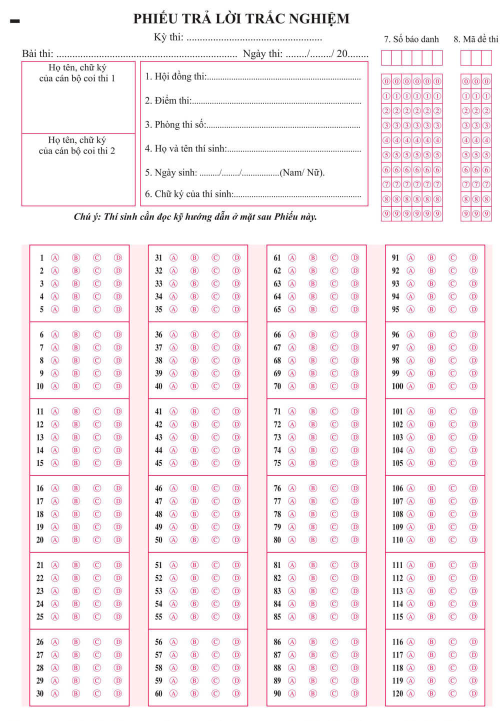
#> input picture mau_phieu/PTN_000_120.jpg, 1000 x 1441 px (shown at 1/2 size)
$ python -i funcs_cham_ptn.py   (imports and definitions only)
#> lines starting #> are read from the running program, lines starting #| are printed output that depends on the picture; after the words box and inside, x2 and y2 are one past the last pixel; in counts of white or black regions, pixels touching at a corner belong together
#> further down, picture is the input picture: shape (1441, 1000, 3); mean B, G, R 242, 239, 247.3
#Modul nay chua cac ham ho tro cham_ptn
import cv2
import numpy as np
import os
import pickle
from PIL import Image
from PIL import ImageOps
import imutils
import random

#1-Tao_dicdapan_random(socau)
#2-brow_img(image,namewin)
#3-order_points(pts)
#4-four_point_transform(image, pts)
#5-get_x_ver0(s)
#6-get_y_ver1(s)
#7-Xen_xquanh_anh(image,beday)
#8-Xen_trai_anh(paper_tn,beday)
#9-Scanhoa_from_4dinh_of4kv_mark(img,cnts_4KV_top, cnts_4KV_bot)
#10-Xu_li_bub_tinh_diem_thi(All_cnts_bub_in_paper, paper,dic_dap_an)
#11-get_ten_file_time()
#12-save_dap_an_pkl(ma_de, dic_dap_an)
#13-Find_4kv_va_scanhoa(image)
#14-Scan_hoa_theo_hcn_baocnt(image,cnt_x)
#15-Sap_xeptt_allbubs(cnts_bubs,so_khoi,so_bub_moi_khoi,so_cau_moi_khoi,so_bub_moi_cau)
#16-Find_cnts_voi_kieuN(image,kieuN):

##########################
# dung de xem anh cho tien
# [14 lines left out: functions Tao_dicdapan_random, brow_img, not called in this run]

# sap xep lai thu tu 4 dinh cua hcn de scan hoa
def order_points(pts):
	rect = np.zeros((4, 2), dtype = "float32")
	s = pts.sum(axis = 1)
	rect[0] = pts[np.argmin(s)]
	rect[2] = pts[np.argmax(s)]
	diff = np.diff(pts, axis = 1)
	rect[1] = pts[np.argmin(diff)]
	rect[3] = pts[np.argmax(diff)]
	# return the ordered coordinates
	return rect

# scan hoa theo 4 dinh hcn
def four_point_transform(image, pts):
	rect = order_points(pts)
	(tl, tr, br, bl) = rect
	widthA = np.sqrt(((br[0] - bl[0]) ** 2) + ((br[1] - bl[1]) ** 2))
	widthB = np.sqrt(((tr[0] - tl[0]) ** 2) + ((tr[1] - tl[1]) ** 2))
	maxWidth = max(int(widthA), int(widthB))
	heightA = np.sqrt(((tr[0] - br[0]) ** 2) + ((tr[1] - br[1]) ** 2))
	heightB = np.sqrt(((tl[0] - bl[0]) ** 2) + ((tl[1] - bl[1]) ** 2))
	maxHeight = max(int(heightA), int(heightB))
	dst = np.array([
		[0, 0],
		[maxWidth - 1, 0],
		[maxWidth - 1, maxHeight - 1],
		[0, maxHeight - 1]], dtype = "float32")
	# compute the perspective transform matrix and then apply it
	M = cv2.getPerspectiveTransform(rect, dst)
	warped = cv2.warpPerspective(image, M, (maxWidth, maxHeight))
	# return the warped image
	return warped

# sort cnts theo truc x
def get_x_ver0(s):
   s = cv2.boundingRect(s)
   return s[0]
# sort cnts theo truc y
def get_y_ver1(s):
   s = cv2.boundingRect(s)
   return s[1]
# Xen anh xq
def Xen_xquanh_anh(image,beday):
	anh_sau_xen=image[beday:image.shape[0]-2*beday,beday:image.shape[1]-2*beday]
	return anh_sau_xen
# xen ben trai anh
def Xen_trai_anh(paper_tn,beday):
    paper_tn = paper_tn[:paper_tn.shape[0],beday:paper_tn.shape[1]]
    return paper_tn


def Scanhoa_from_4dinh_of4kv_mark(img,cnts_4KV_top, cnts_4KV_bot):
    (x1,y1,w1,h1)=cv2.boundingRect(cnts_4KV_top[0])
    (x2,y2,w2,h2)=cv2.boundingRect(cnts_4KV_top[-1])
    (x3,y3,w3,h3)=cv2.boundingRect(cnts_4KV_bot[0])
    (x4,y4,w4,h4)=cv2.boundingRect(cnts_4KV_bot[-1])
    X1,Y1 = x1, y1
    X2,Y2 = x2+w2, y2
    X3,Y3 = x3,y3+h3
    X4,Y4 = x4+w4,y4+h4
    pts = np.array(eval("[(X1, Y1), (X3,Y3),(X4,Y4),(X2, Y2) ]"), dtype = "float32")	# cac diem xep lon xon cung duoc
    paper = four_point_transform(img, pts)
    return paper

# [85 lines left out: functions Xu_li_bub_tinh_diem_thi, get_ten_file_time, save_dap_an_pkl, not called in this run]

def Find_4kv_va_scanhoa(image):
    gray = cv2.cvtColor(image, cv2.COLOR_BGR2GRAY)
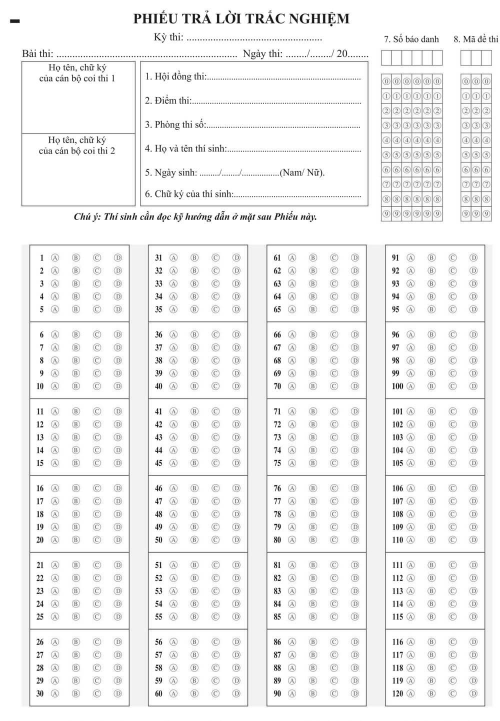
#> gray: shape (1441, 1000) (shown at 1/2 size); min 0, max 255, mean 241.8
    thresh = cv2.threshold(gray,0, 255,cv2.THRESH_BINARY_INV | cv2.THRESH_OTSU)[1]
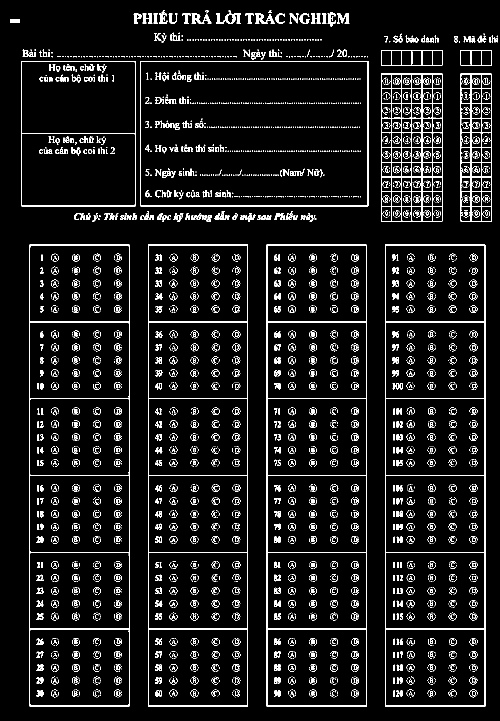
#> thresh: shape (1441, 1000) (shown at 1/2 size); 7.2% white in thin lines or dots
    cnts = cv2.findContours(thresh, cv2.RETR_TREE, cv2.CHAIN_APPROX_SIMPLE)
#> cnts = 5497 contours, 4781 with area under 20; largest, box (x1, y1, x2, y2) and area: (770, 489, 971, 1413) 184600, (533, 489, 734, 1413) 184596, (296, 489, 496, 1413) 183677, (59, 489, 259, 1413) 183677, (280, 122, 737, 413) 132239
    cnts = imutils.grab_contours(cnts)
    cnts_lay=[]
    for cnt in cnts:
        x,y,w,h = cv2.boundingRect(cnt)
        approx = cv2.approxPolyDP(cnt, 0.03 * cv2.arcLength(cnt, True), True)
        if len(approx) == 4 :
            cnts_lay.append(cnt)
#> this loop made 5497 passes
#> (x, y, w, h) on passes 3, 5, 6: (904, 1394, 1, 1), (902, 1393, 1, 1), (867, 1392, 1, 1)
#> after the loop, cnts_lay = 1224 contours, 1077 with area under 20; largest, box (x1, y1, x2, y2) and area: (770, 489, 971, 1413) 184600, (533, 489, 734, 1413) 184596, (296, 489, 496, 1413) 183677, (59, 489, 259, 1413) 183677, (280, 122, 737, 413) 132239
    if len(cnts_lay)<4:
        exit('Khong co 4 KV')
    cnts_cac_kv = sorted(cnts_lay, key= get_y_ver1)
#> in get_y_ver1, `s = cv2.boundingRect(s)`: s = (770, 489, 201, 924)
#> cnts_cac_kv has the same summary as cnts_lay
    cnt_4c_TOP = cnts_cac_kv[:2]   # lay 2 cnt dau tien hy vng la 2 kv
#> cnt_4c_TOP = 2 contours, all with area under 20
    cnt_4c_BOT = cnts_cac_kv[-2:] # lay 2 cnt cuoi cung  hy vng la 2 kv
#> cnt_4c_BOT = 2 contours, all with area under 20
    cnt_4c_TOP = sorted(cnt_4c_TOP, key= get_x_ver0)
#> in get_x_ver0, `s = cv2.boundingRect(s)`: s = (660, 24, 6, 2)
    cnt_4c_BOT = sorted(cnt_4c_BOT, key= get_x_ver0)
    paper = Scanhoa_from_4dinh_of4kv_mark(image,cnt_4c_TOP, cnt_4c_BOT)
#> in Scanhoa_from_4dinh_of4kv_mark, `(x1,y1,w1,h1)=cv2.boundingRect(cnts_4KV_top[0])`: x1 = 660; y1 = 24; w1 = 6; h1 = 2
#> in Scanhoa_from_4dinh_of4kv_mark, `(x2,y2,w2,h2)=cv2.boundingRect(cnts_4KV_top[-1])`: x2 = 993; y2 = 71; w2 = 3
#> in Scanhoa_from_4dinh_of4kv_mark, `(x3,y3,w3,h3)=cv2.boundingRect(cnts_4KV_bot[0])`: x3 = 231; y3 = 1392; w3 = 3; h3 = 2
#> in Scanhoa_from_4dinh_of4kv_mark, `(x4,y4,w4,h4)=cv2.boundingRect(cnts_4KV_bot[-1])`: x4 = 670; y4 = 1392; w4 = 3; h4 = 2
#> in Scanhoa_from_4dinh_of4kv_mark, `X1,Y1 = x1, y1`: X1 = 660; Y1 = 24
#> in Scanhoa_from_4dinh_of4kv_mark, `X2,Y2 = x2+w2, y2`: X2 = 996; Y2 = 71
#> in Scanhoa_from_4dinh_of4kv_mark, `X3,Y3 = x3,y3+h3`: X3 = 231; Y3 = 1394
#> in Scanhoa_from_4dinh_of4kv_mark, `X4,Y4 = x4+w4,y4+h4`: X4 = 673; Y4 = 1394
#> in four_point_transform, `warped = cv2.warpPerspective(image, M, (maxWidth, maxHeight))`:
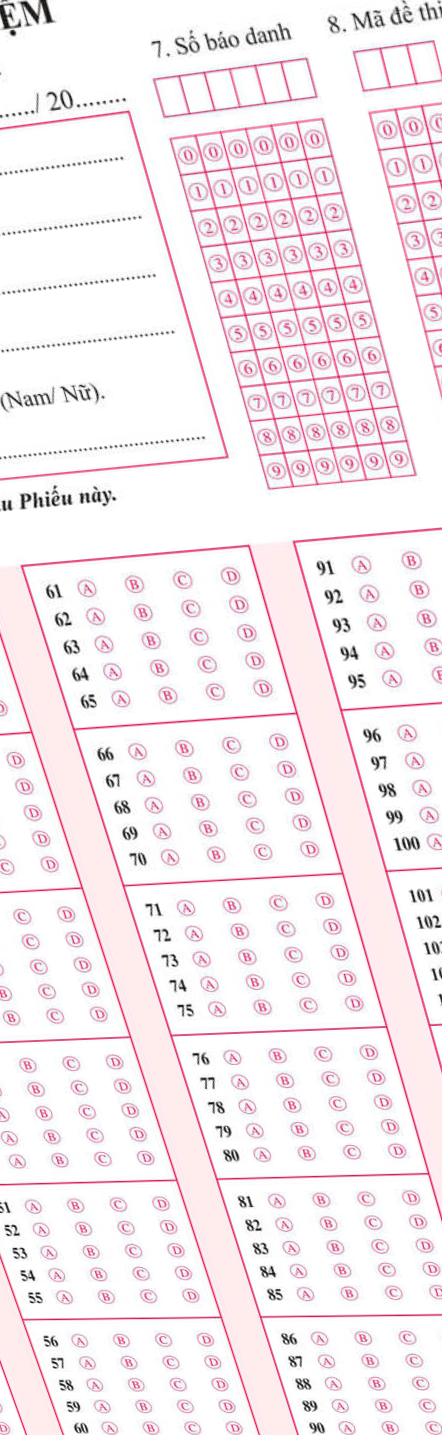
#> warped: shape (1435, 442, 3); mean B, G, R 240.2, 236.2, 246.7
    return paper

# [32 lines left out: functions Find_cnts_voi_kieuN, Scan_hoa_theo_hcn_baocnt, Sap_xeptt_allbubs, not called in this run]

######################################################################d##########################

>>> import cv2
>>> picture = cv2.imread('mau_phieu/PTN_000_120.jpg')
>>> result = Find_4kv_va_scanhoa(picture)

$ run again, on mau_phieu/PTN_001_40.jpg
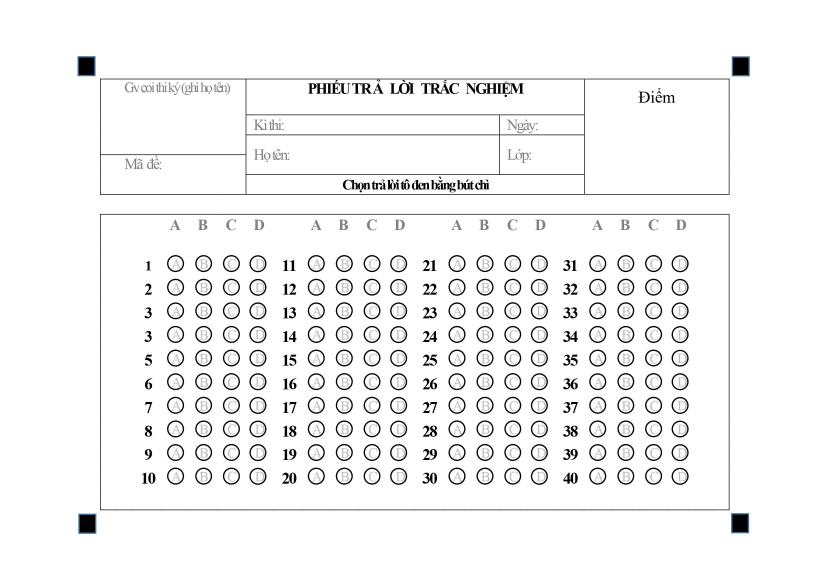
#> input picture mau_phieu/PTN_001_40.jpg, 2482 x 1754 px (shown at 1/3 size)
#> picture is the input picture: shape (1754, 2482, 3); mean B, G, R 243.8, 243.8, 243.8
#> in Find_4kv_va_scanhoa, `thresh = cv2.threshold(gray,0, 255,cv2.THRESH_BINARY_INV | cv2.THRESH_..`:
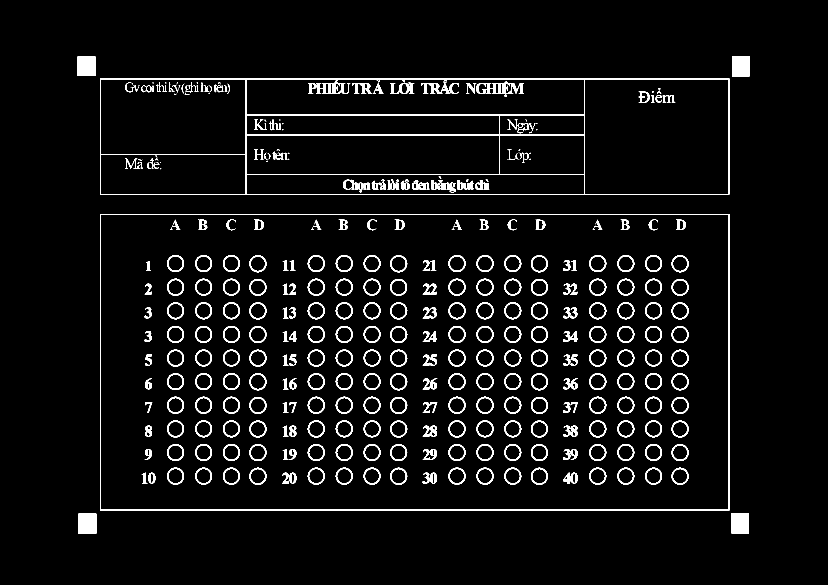
#> thresh: shape (1754, 2482) (shown at 1/3 size); 4.3% white; 421 white regions (78 under 20 px)
#> cnts = 763 contours, 203 with area under 20; largest, box (x1, y1, x2, y2) and area: (300, 642, 2189, 1531) 1675658, (301, 643, 2187, 1530) 1670030, (300, 236, 2189, 584) 654792, (1754, 237, 2187, 583) 149038, (738, 237, 1754, 345) 108599
#> the loop in Find_4kv_va_scanhoa, `for cnt in cnts:` made 763 passes
#> (x, y, w, h) on passes 5, 7, 8: (1690, 1418, 43, 33), (1718, 1419, 9, 31), (1290, 1418, 21, 33)
#> after the loop in Find_4kv_va_scanhoa, `for cnt in cnts:`: cnts_lay = 139 contours, 112 with area under 20; largest, box (x1, y1, x2, y2) and area: (300, 642, 2189, 1531) 1675658, (301, 643, 2187, 1530) 1670030, (300, 236, 2189, 584) 654792, (1754, 237, 2187, 583) 149038, (738, 237, 1754, 345) 108599
#> in get_y_ver1, `s = cv2.boundingRect(s)`: s = (235, 1541, 54, 60)
#> cnts_cac_kv has the same summary as cnts_lay
#> cnt_4c_TOP = 2 contours; box (x1, y1, x2, y2) and area: (2196, 169, 2249, 229) 3068, (233, 169, 286, 228) 3016
#> cnt_4c_BOT = 2 contours; box (x1, y1, x2, y2) and area: (235, 1541, 289, 1601) 3127, (2194, 1540, 2247, 1600) 3068
#> in get_x_ver0, `s = cv2.boundingRect(s)`: s = (2196, 169, 53, 60)
#> x1 = 233; y1 = 169; w1 = 53; h1 = 59
#> x2 = 2196; y2 = 169; w2 = 53; h2 = 60
#> x3 = 235; y3 = 1541; w3 = 54; h3 = 60
#> x4 = 2194; y4 = 1540; w4 = 53; h4 = 60
#> X1 = 233; Y1 = 169
#> X2 = 2249; Y2 = 169
#> X3 = 235; Y3 = 1601
#> X4 = 2247; Y4 = 1600
#> in four_point_transform, `warped = cv2.warpPerspective(image, M, (maxWidth, maxHeight))`:
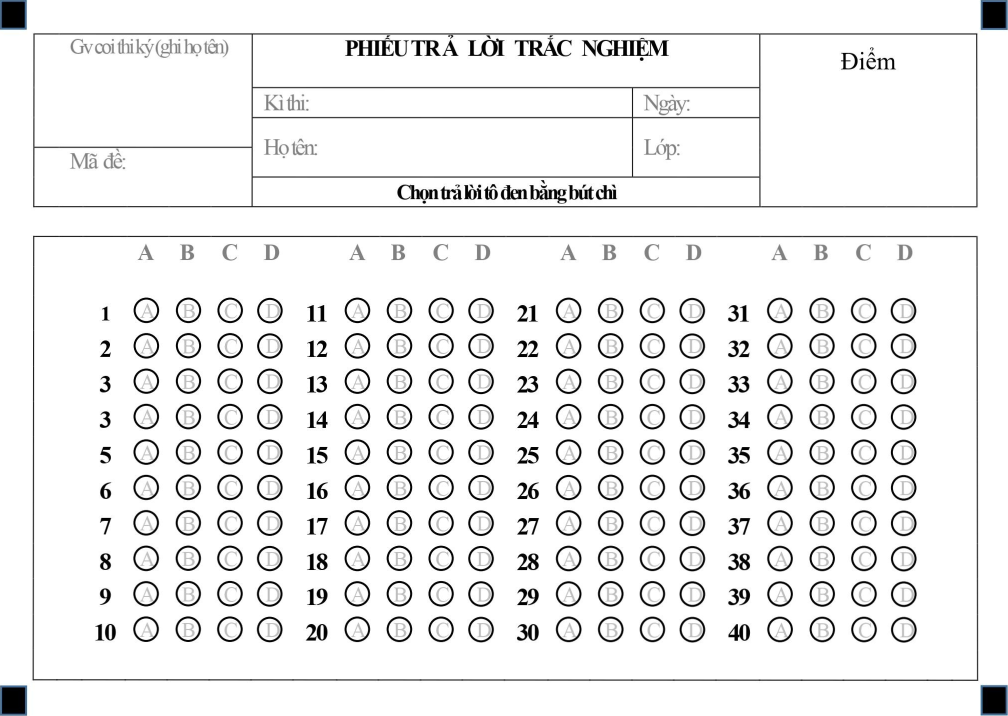
#> warped: shape (1432, 2016, 3) (shown at 1/2 size); mean B, G, R 238.2, 238.1, 238.1

$ run again, on mau_phieu/PTN_002_40.JPG
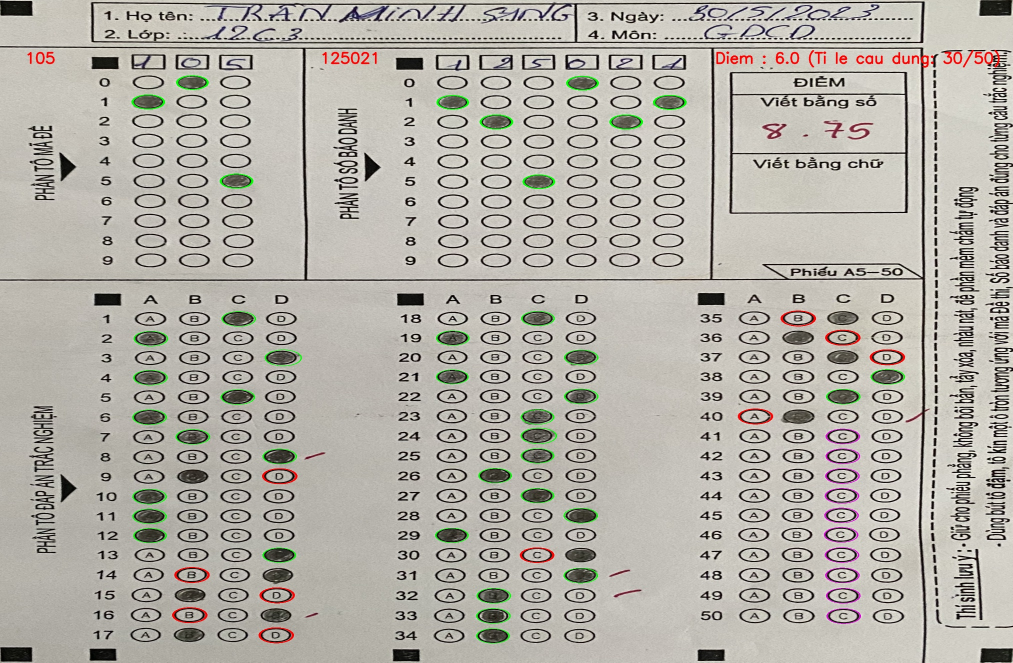
#> input picture mau_phieu/PTN_002_40.JPG, 2026 x 1325 px (shown at 1/2 size)
#> picture is the input picture: shape (1325, 2026, 3); mean B, G, R 167.3, 175.5, 179
#> in Find_4kv_va_scanhoa, `thresh = cv2.threshold(gray,0, 255,cv2.THRESH_BINARY_INV | cv2.THRESH_..`:
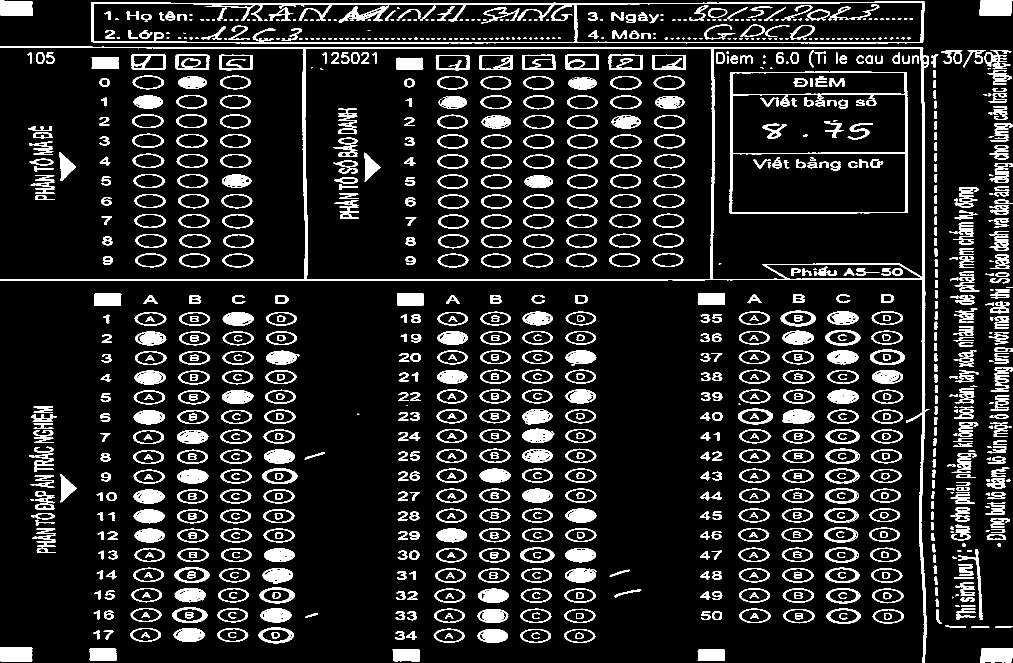
#> thresh: shape (1325, 2026) (shown at 1/2 size); 12.3% white; 1254 white regions (181 under 20 px)
#> cnts = 2602 contours, 880 with area under 20; largest, box (x1, y1, x2, y2) and area: (0, 92, 1859, 1325) 581662, (609, 96, 1425, 560) 374974, (1424, 96, 1847, 559) 183907, (182, 3, 1850, 87) 132322, (1459, 143, 1816, 428) 100000
#> the loop in Find_4kv_va_scanhoa, `for cnt in cnts:` made 2602 passes
#> (x, y, w, h) on passes 2, 7, 8: (1431, 1310, 4, 3), (812, 1263, 22, 17), (817, 1267, 9, 8)
#> after the loop in Find_4kv_va_scanhoa, `for cnt in cnts:`: cnts_lay = 399 contours, 265 with area under 20; largest, box (x1, y1, x2, y2) and area: (609, 96, 1425, 560) 374974, (1424, 96, 1847, 559) 183907, (1459, 143, 1816, 428) 100000, (1153, 4, 1845, 85) 53432, (1462, 307, 1812, 426) 40696
#> in get_y_ver1, `s = cv2.boundingRect(s)`: s = (1395, 1299, 55, 23)
#> cnts_cac_kv has the same summary as cnts_lay
#> cnt_4c_TOP = 2 contours; box (x1, y1, x2, y2) and area: (1959, 0, 2025, 32) 1851, (0, 1, 65, 32) 1776
#> cnt_4c_BOT = 2 contours; box (x1, y1, x2, y2) and area: (785, 1298, 840, 1323) 1183, (1395, 1299, 1450, 1322) 1146
#> in get_x_ver0, `s = cv2.boundingRect(s)`: s = (1959, 0, 66, 32)
#> x1 = 0; y1 = 1; w1 = 65; h1 = 31
#> x2 = 1959; y2 = 0; w2 = 66; h2 = 32
#> x3 = 785; y3 = 1298; w3 = 55; h3 = 25
#> x4 = 1395; y4 = 1299; w4 = 55; h4 = 23
#> X1 = 0; Y1 = 1
#> X2 = 2025; Y2 = 0
#> X3 = 785; Y3 = 1323
#> X4 = 1450; Y4 = 1322
#> in four_point_transform, `warped = cv2.warpPerspective(image, M, (maxWidth, maxHeight))`:
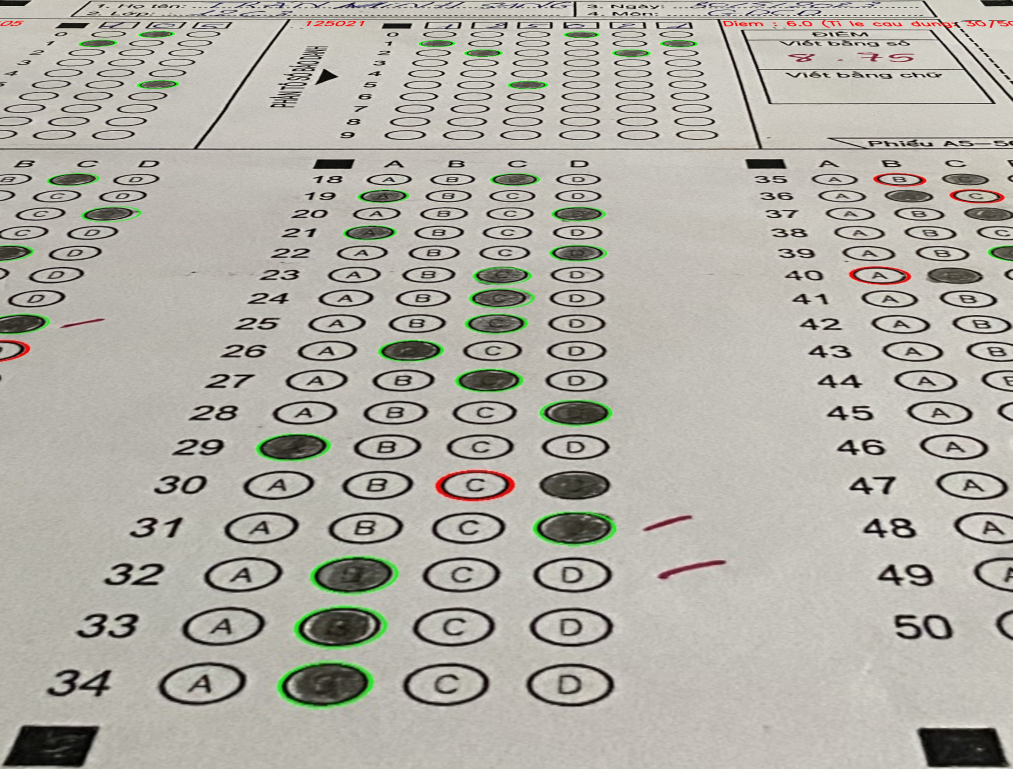
#> warped: shape (1537, 2025, 3) (shown at 1/2 size); mean B, G, R 165.9, 174.3, 176.9
